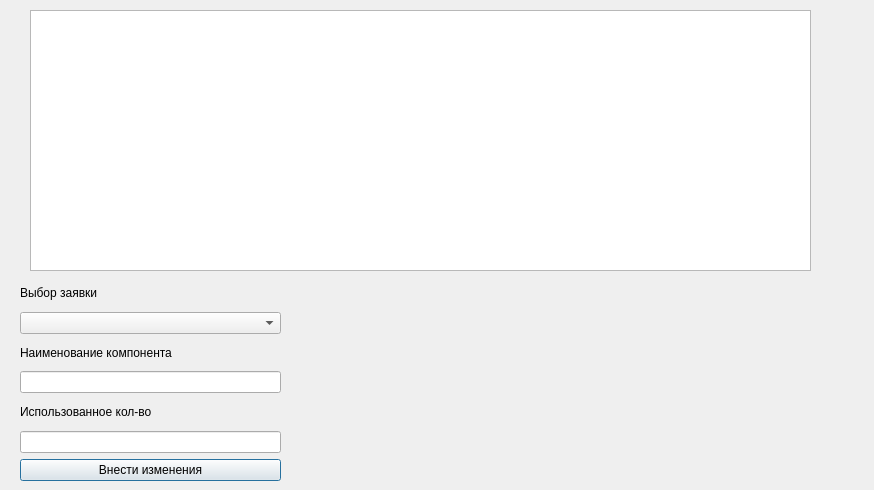
<?xml version="1.0" encoding="UTF-8"?>
<ui version="4.0">
 <class>Dialog_order_work</class>
 <widget class="QDialog" name="Dialog_order_work">
  <property name="geometry">
   <rect>
    <x>0</x>
    <y>0</y>
    <width>874</width>
    <height>490</height>
   </rect>
  </property>
  <property name="windowTitle">
   <string>Внесение изменений в заявку</string>
  </property>
  <widget class="QTableWidget" name="tableWidget_orders_output">
   <property name="geometry">
    <rect>
     <x>30</x>
     <y>10</y>
     <width>781</width>
     <height>261</height>
    </rect>
   </property>
  </widget>
  <widget class="QWidget" name="">
   <property name="geometry">
    <rect>
     <x>20</x>
     <y>280</y>
     <width>261</width>
     <height>201</height>
    </rect>
   </property>
   <layout class="QVBoxLayout" name="verticalLayout">
    <item>
     <widget class="QLabel" name="label_3">
      <property name="text">
       <string>Выбор заявки</string>
      </property>
     </widget>
    </item>
    <item>
     <widget class="QComboBox" name="comboBox_order_id"/>
    </item>
    <item>
     <widget class="QLabel" name="label">
      <property name="text">
       <string>Наименование компонента</string>
      </property>
     </widget>
    </item>
    <item>
     <widget class="QLineEdit" name="lineEdit_components_name"/>
    </item>
    <item>
     <widget class="QLabel" name="label_2">
      <property name="text">
       <string>Использованное кол-во</string>
      </property>
     </widget>
    </item>
    <item>
     <widget class="QLineEdit" name="lineEdit_components_quantity"/>
    </item>
    <item>
     <widget class="QPushButton" name="pushButton_push_info_in">
      <property name="text">
       <string>Внести изменения</string>
      </property>
     </widget>
    </item>
   </layout>
  </widget>
 </widget>
 <resources/>
 <connections/>
</ui>
